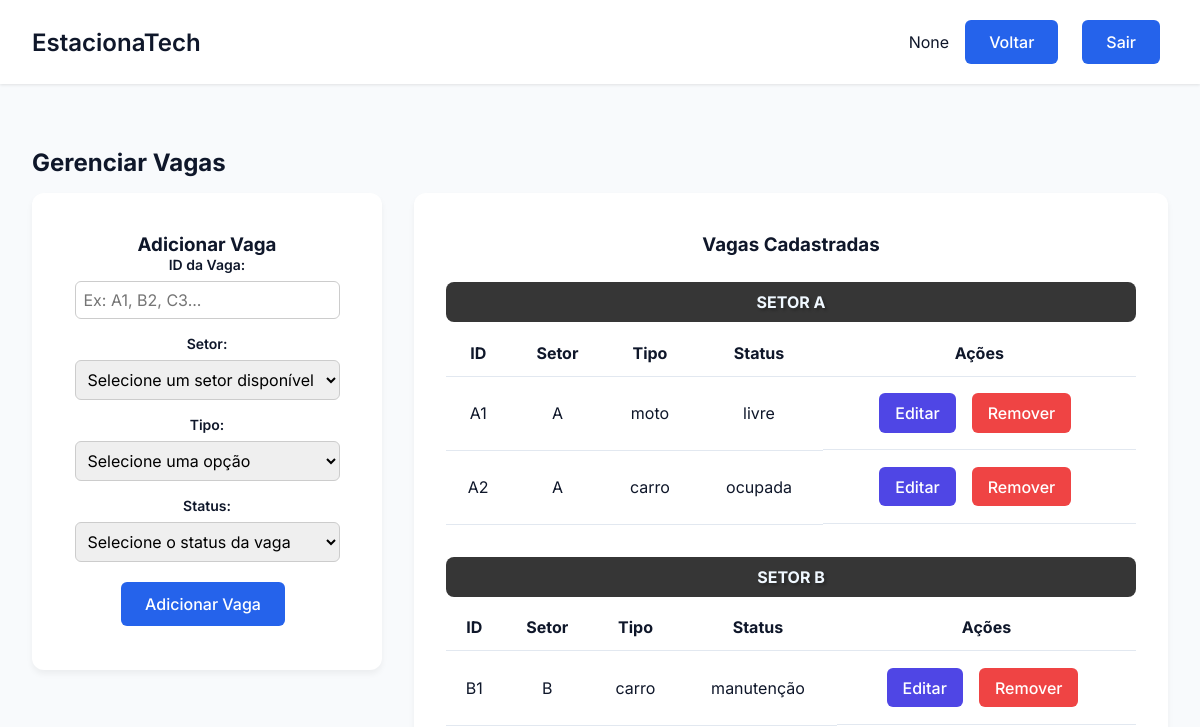
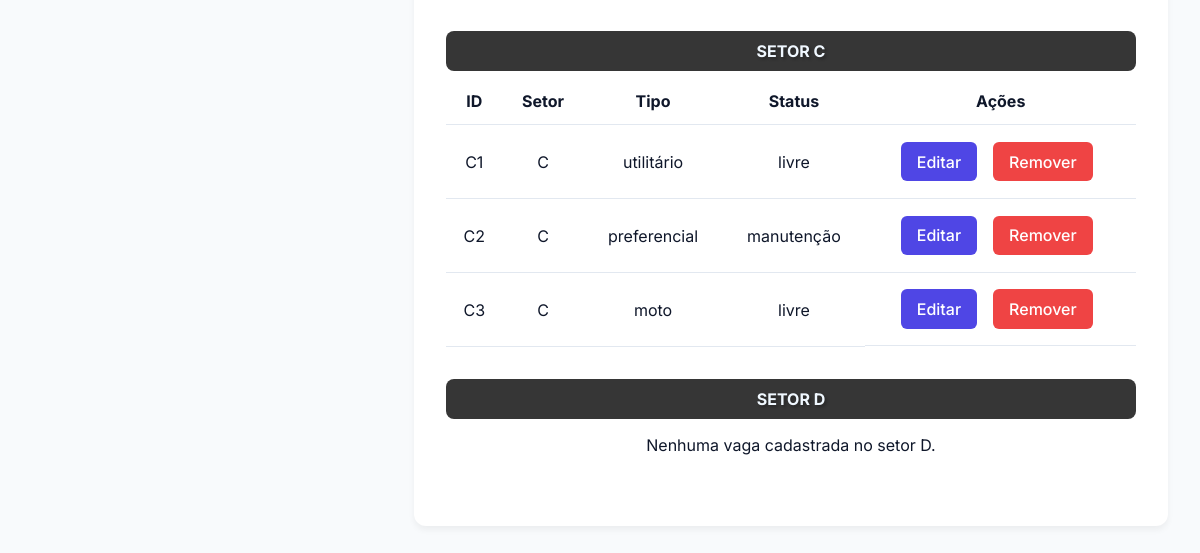
/vaga/config_vagas, run on an earlier commit of the app's database (2 pictures, top to bottom).
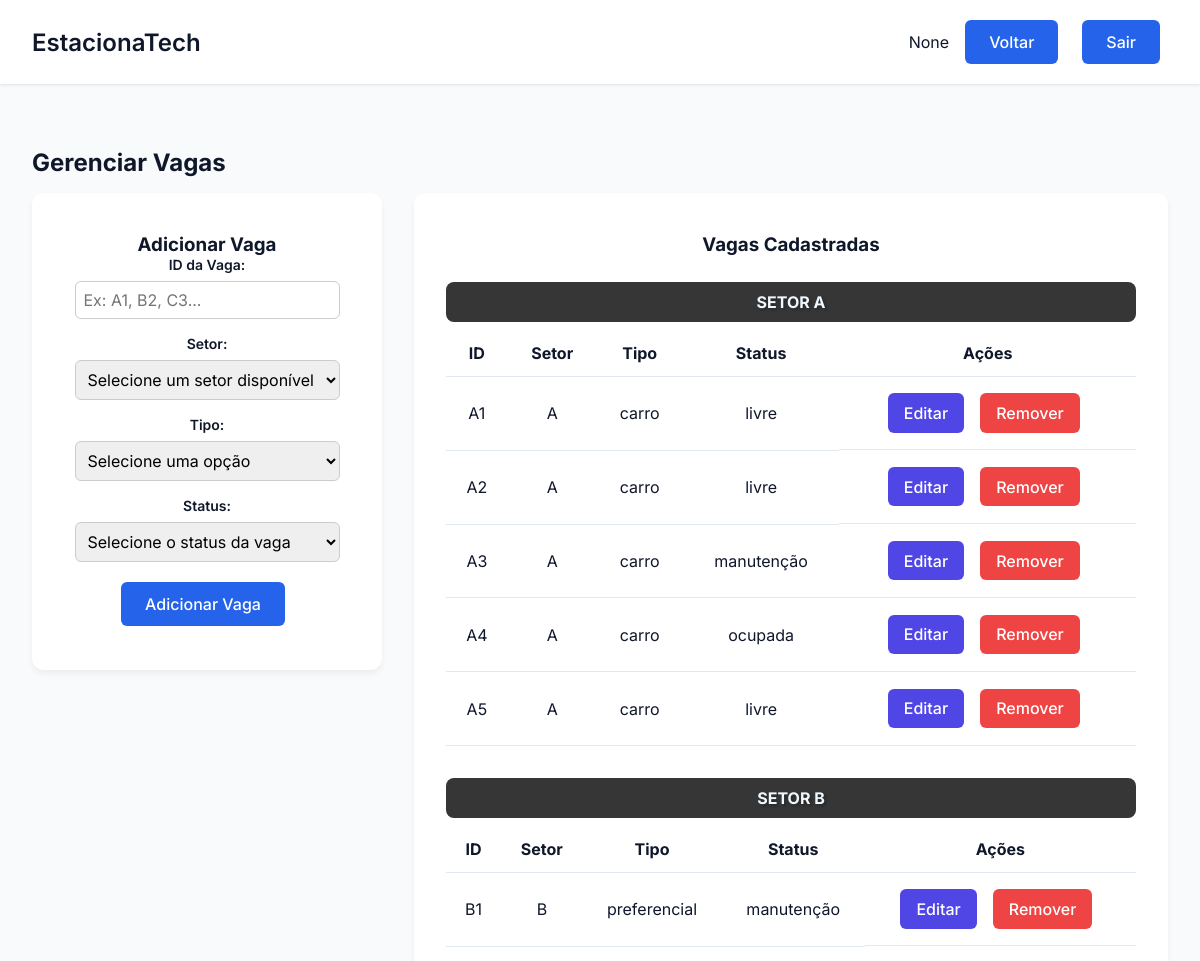
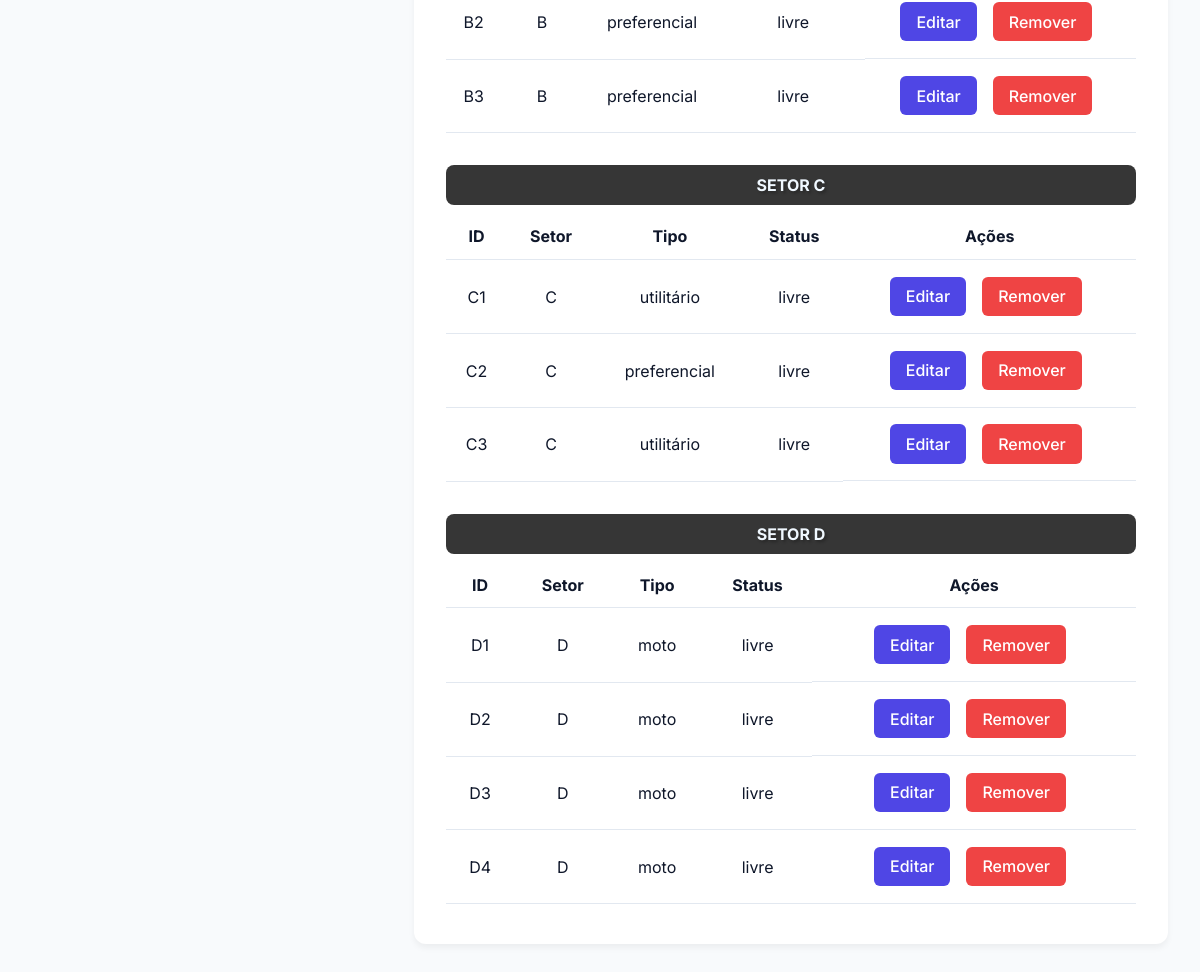
And on a later commit of the database (2 pictures, top to bottom).
### tables this page shows
CREATE TABLE Setor (
        id_setor TEXT PRIMARY KEY,
        n_vagas INTEGER NOT NULL
    );

CREATE TABLE "Vaga" (
        id_vaga TEXT PRIMARY KEY,
        setor TEXT NOT NULL,
        tipo TEXT NOT NULL CHECK (tipo IN ('carro', 'moto', 'utilitário', 'preferencial')),
        status TEXT NOT NULL CHECK (status IN ('livre', 'ocupada', 'reservada', 'manutenção')),
        FOREIGN KEY (setor) REFERENCES Setor(id_setor)
    );

### EstacionaTech/routes/vaga_routes.py (the view)
@vaga_bp.route('/config_vagas')
def config_vagas():
    vagas = VagaController.listar_vagas()
    setores = SetorController.listar_setores()
    print(setores)
    return render_template('config_vagas.html', vagas=vagas, setores=setores)

### EstacionaTech/controllers/setor_controller.py (called while the page is built)
    @staticmethod
    def listar_setores():
        setores = Setor.listar_todos()
        return setores

### EstacionaTech/controllers/vaga_controller.py (called while the page is built)
    @staticmethod
    def listar_vagas():
        vagas= Vaga.listar_todas()
        return vagas

### EstacionaTech/database/database.py (called while the page is built)
def conectar():
    diretorio_db = "EstacionaTech/database"
    if not os.path.exists(diretorio_db):
        os.makedirs(diretorio_db)  # Criar diretório caso não exista
    return sqlite3.connect(f"{diretorio_db}/estacionatech.db")

### EstacionaTech/models/setor.py (called while the page is built)
    def listar_todos():
        conn = conectar()
        cursor = conn.cursor()
        cursor.execute("SELECT * FROM Setor ORDER BY id_setor ASC")
        setores = cursor.fetchall()
        conn.close()
        return setores

### EstacionaTech/models/vaga.py (called while the page is built)
    def listar_todas():
        conn = conectar()
        cursor = conn.cursor()
        cursor.execute("SELECT * FROM vaga ORDER BY id_vaga ASC")
        vagas = cursor.fetchall()
        conn.close()
        return vagas

### app.py (called while the page is built)
@app.before_request
def make_session_permanent():
    session.permanent = True

### EstacionaTech/templates/config_vagas.html (shortened to what the changed rows need)
<!DOCTYPE html>
<html lang="pt-BR">
<head>
    <link rel="stylesheet" href="{{ url_for('static', filename='css/estilo.css') }}">
    <link rel="stylesheet" href="{{ url_for('static', filename='css/vagas.css') }}">
</head>
<body>
    <div class="dashboard">
        <header class="dashboard-header">
            <nav class="dashboard-nav container">
                <h1 class="dashboard-title">EstacionaTech</h1>
            </nav>
        </header>
        <main class="dashboard-content container">
            <h2 class="section-title">Gerenciar Vagas</h2>
            <div class="dashboard-grid">
                <div class="dashboard-card">
                    <div class="setor-container">
                        {% for setor in setores|batch(2, '') %}
                        <div class="setor-row">
                            {% for s in setor %}
                                {% if s %}
                                    <div class="setor-box">
                                        <h4 class="setor-section-title">SETOR {{ s[0] }}</h4>
                                        {% set setor_vagas = vagas|selectattr('1', 'equalto', s[0])|list %}
                                        {% if setor_vagas %}
                                        <div class="table-container">
                                            <table class="table">
                                                <thead>
                                                    <tr>
                                                        <th>ID</th>
                                                        <th>Setor</th>
                                                        <th>Tipo</th>
                                                        <th>Status</th>
                                                        <th>Ações</th>
                                                    </tr>
                                                </thead>
                                                <tbody>
                                                    {% for vaga in setor_vagas %}
                                                    <tr>
                                                        <td>{{ vaga[0] }}</td>
                                                        <td>{{ vaga[1] }}</td>
                                                        <td>{{ vaga[2] }}</td>
                                                        <td>{{ vaga[3] }}</td>
                                                        <td class="actions">
                                                            <button class="btn btn-secondary" onclick="openEditModal('{{ vaga[0] }}', '{{ vaga[1] }}', '{{ vaga[2] }}', '{{ vaga[3] }}')">Editar</button>
                                                            <form action="{{ url_for('vaga.remover_vaga') }}" method="POST" class="inline-form">
                                                                <button type="submit" class="btn btn-danger" onclick="return confirm('Tem certeza que deseja remover a vaga {{ vaga[0] }}?')">Remover</button>
                                                            </form>
                                                        </td>
                                                    </tr>
                                                    {% endfor %}
                                                </tbody>
                                            </table>
                                        </div>
                                        {% else %}
                                            <p class="no-data">Nenhuma vaga cadastrada no setor {{ s[0] }}.</p>
                                        {% endif %}
                                    </div>
                                {% endif %}
                            {% endfor %}
                        </div>
                        {% endfor %}
                    </div>
                </div>
            </div>
        </main>
    </div>
</body>
</html>

What changed in the data, as far as the page shows it:
changed Vaga "A1": tipo "moto" → "carro"
changed Vaga "A2": status "ocupada" → "livre"
added Vaga: id_vaga "A3", setor "A", tipo "carro", status "manutenção", shown under Setor "A"
added Vaga: id_vaga "A4", setor "A", tipo "carro", status "ocupada", shown under Setor "A"
added Vaga: id_vaga "A5", setor "A", tipo "carro", status "livre", shown under Setor "A"
changed Vaga "B1": tipo "carro" → "preferencial"
added Vaga: id_vaga "B2", setor "B", tipo "preferencial", status "livre", shown under Setor "B"
added Vaga: id_vaga "B3", setor "B", tipo "preferencial", status "livre", shown under Setor "B"
changed Vaga "C2": status "manutenção" → "livre"
changed Vaga "C3": tipo "moto" → "utilitário"
shown differently, row unchanged: Setor "D": id_setor "D" → (not shown); text "Nenhuma vaga cadastrada no setor ." → "ID Setor Tipo Status Ações"
added Vaga: id_vaga "D1", setor "D", tipo "moto", status "livre", shown under Setor "D"
added Vaga: id_vaga "D2", setor "D", tipo "moto", status "livre", shown under Setor "D"
added Vaga: id_vaga "D3", setor "D", tipo "moto", status "livre", shown under Setor "D"
added Vaga: id_vaga "D4", setor "D", tipo "moto", status "livre", shown under Setor "D"
